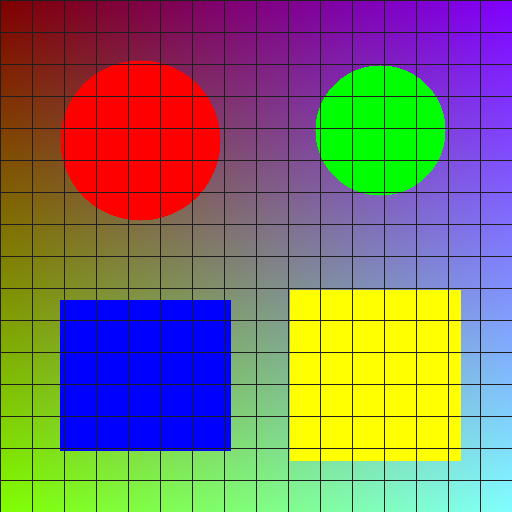
#> input picture input/input_image.png, 512 x 512 px
$ python filtering.py
#> lines starting #> are read from the running program, lines starting #| are printed output that depends on the picture; after the words box and inside, x2 and y2 are one past the last pixel; in counts of white or black regions, pixels touching at a corner belong together
### 1_Image_Filtering/common.py
import numpy as np
import cv2


def rgb_to_hsi(rgb):
    r = rgb[:, :, 0]
    g = rgb[:, :, 1]
    b = rgb[:, :, 2]

    I = (r + g + b) / 3.0
    mn = np.minimum(np.minimum(r, g), b)
    S = 1 - mn / np.maximum(I, 1e-10)
    S = np.where(I == 0, 0, S)

    num = 0.5 * ((r - g) + (r - b))
    den = np.sqrt((r - g) ** 2 + (r - b) * (g - b)) + 1e-10
    theta = np.degrees(np.arccos(np.clip(num / den, -1, 1)))
    H = np.where(b <= g, theta, 360 - theta)
    H = np.where(S == 0, 0, H)

    return np.dstack((H, S, I))


def hsi_to_rgb(hsi):
    H = hsi[:, :, 0]
    S = hsi[:, :, 1]
    I = hsi[:, :, 2]
    out = np.zeros_like(hsi)

    m1 = (H >= 0) & (H < 120)
    m2 = (H >= 120) & (H < 240)
    m3 = (H >= 240) & (H <= 360)

    for mask, start in [(m1, 0), (m2, 120), (m3, 240)]:
        h = np.radians(H - start)
        cos_val = np.cos(h) / np.maximum(np.cos(np.radians(60) - h), 1e-10)
        if start == 0:
            bb = I * (1 - S)
            rr = I * (1 + S * cos_val)
            gg = 3 * I - rr - bb
        elif start == 120:
            rr = I * (1 - S)
            gg = I * (1 + S * cos_val)
            bb = 3 * I - rr - gg
        else:
            gg = I * (1 - S)
            bb = I * (1 + S * cos_val)
            rr = 3 * I - gg - bb
        out[:, :, 0] = np.where(mask, rr, out[:, :, 0])
        out[:, :, 1] = np.where(mask, gg, out[:, :, 1])
        out[:, :, 2] = np.where(mask, bb, out[:, :, 2])

    return np.clip(out, 0, 1)


def apply_kernel(img, kernel):
    kh = kernel.shape[0]
    kw = kernel.shape[1]
    pad_h = kh // 2
    pad_w = kw // 2
    padded = np.pad(img, ((pad_h, pad_h), (pad_w, pad_w)), mode="edge")
    k = np.flip(kernel)
    res = np.zeros_like(img, dtype=np.float64)
    for a in range(kh):
        for b in range(kw):
            res += k[a, b] * padded[a:a + img.shape[0], b:b + img.shape[1]]
    return res


# [14 lines left out: function make_sample_image, not called in this run]

### 1_Image_Filtering/median_filter.py
import numpy as np


def median_filter(img, size=3):
    p = size // 2
    padded = np.pad(img, p, mode="edge")
    parts = []
    for a in range(size):
        for b in range(size):
            parts.append(padded[a:a + img.shape[0], b:b + img.shape[1]])
    return np.median(np.dstack(parts), axis=2)

### 1_Image_Filtering/mean_filter.py
import numpy as np
from common import apply_kernel


def mean_filter(img):
    k = np.ones((3, 3)) / 9.0
    return apply_kernel(img, k)

### 1_Image_Filtering/weighted_average_filter.py
import numpy as np
from common import apply_kernel


def weighted_filter(img):
    k = np.array([[1, 2, 1], [2, 4, 2], [1, 2, 1]], dtype=float) / 16.0
    return apply_kernel(img, k)

### 1_Image_Filtering/gaussian_filter.py
import numpy as np
from common import apply_kernel


def gaussian_kernel(size, sigma):
    ax = np.arange(size) - size // 2
    xx, yy = np.meshgrid(ax, ax)
    k = np.exp(-(xx ** 2 + yy ** 2) / (2 * sigma ** 2))
    return k / k.sum()


def gaussian_filter(img):
    return apply_kernel(img, gaussian_kernel(5, 1.0))

### 1_Image_Filtering/laplacian_filter.py
import numpy as np
from common import apply_kernel


def laplacian_filter(img):
    k = np.array([[0, 1, 0], [1, -4, 1], [0, 1, 0]], dtype=float)
    lap = apply_kernel(img, k)
    sharp = img - lap
    return sharp, lap

### 1_Image_Filtering/sobel_filter.py
import numpy as np
from common import apply_kernel


def sobel_filter(img):
    kx = np.array([[-1, 0, 1], [-2, 0, 2], [-1, 0, 1]], dtype=float)
    ky = np.array([[-1, -2, -1], [0, 0, 0], [1, 2, 1]], dtype=float)
    gx = apply_kernel(img, kx)
    gy = apply_kernel(img, ky)
    mag = np.sqrt(gx ** 2 + gy ** 2)
    return mag, gx, gy

### 1_Image_Filtering/prewitt_filter.py
import numpy as np
from common import apply_kernel


def prewitt_filter(img):
    kx = np.array([[-1, 0, 1], [-1, 0, 1], [-1, 0, 1]], dtype=float)
    ky = np.array([[-1, -1, -1], [0, 0, 0], [1, 1, 1]], dtype=float)
    gx = apply_kernel(img, kx)
    gy = apply_kernel(img, ky)
    mag = np.sqrt(gx ** 2 + gy ** 2)
    return mag, gx, gy

### 1_Image_Filtering/high_boost_filter.py
from mean_filter import mean_filter


def high_boost(img, A=2.0):
    blur = mean_filter(img)
    return A * img - blur

### 1_Image_Filtering/filtering.py
import os
import sys
import numpy as np
import cv2

sys.path.insert(0, os.path.dirname(os.path.abspath(__file__)))

from common import rgb_to_hsi, hsi_to_rgb, make_sample_image
from mean_filter import mean_filter
from weighted_average_filter import weighted_filter
from gaussian_filter import gaussian_filter
from median_filter import median_filter
from laplacian_filter import laplacian_filter
from sobel_filter import sobel_filter
from prewitt_filter import prewitt_filter
from high_boost_filter import high_boost


def main():
    base = os.path.dirname(os.path.abspath(__file__))
    root = os.path.dirname(base)
    in_path = os.path.join(root, "input", "input_image.png")
    out_dir = os.path.join(base, "outputs")
    os.makedirs(out_dir, exist_ok=True)

    if not os.path.exists(in_path):
        os.makedirs(os.path.dirname(in_path), exist_ok=True)
        make_sample_image(in_path)

    bgr = cv2.imread(in_path)
#> bgr is the input picture: shape (512, 512, 3); mean B, G, R 104.3, 115.3, 126.6
    rgb = cv2.cvtColor(bgr, cv2.COLOR_BGR2RGB).astype(np.float64) / 255.0
    if max(rgb.shape[:2]) > 512:
        rgb = cv2.resize(rgb, (512, 512))

    hsi = rgb_to_hsi(rgb)
    H = hsi[:, :, 0]
    S = hsi[:, :, 1]
    I = hsi[:, :, 2]

    def save_rgb(name, new_I):
        new_hsi = np.dstack((H, S, np.clip(new_I, 0, 1)))
        out = (hsi_to_rgb(new_hsi) * 255).astype(np.uint8)
        cv2.imwrite(os.path.join(out_dir, name), cv2.cvtColor(out, cv2.COLOR_RGB2BGR))
        print(name)

    def save_gray(name, arr):
        cv2.imwrite(os.path.join(out_dir, name), (np.clip(arr, 0, 1) * 255).astype(np.uint8))
        print(name)

    save_rgb("0_original.png", I)
#> in hsi_to_rgb, `m1 = (H >= 0) & (H < 120)`:
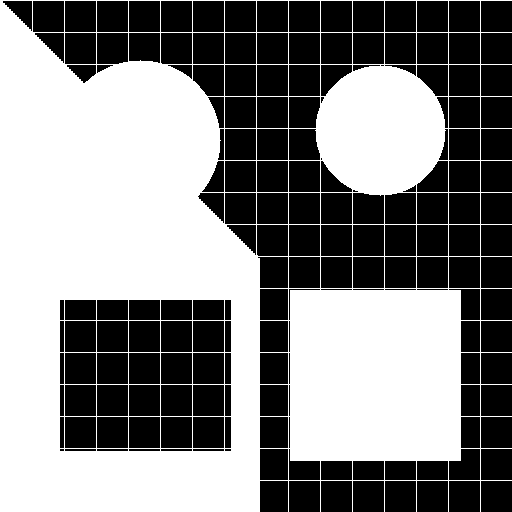
#> m1: shape (512, 512) bool; 51.4% white; 180 black regions (6 under 20 px), largest, box (x1, y1, x2, y2) and area: (33, 1, 64, 32) 961, (65, 1, 96, 32) 961, (97, 1, 128, 32) 961
#> in hsi_to_rgb, `m2 = (H >= 120) & (H < 240)`: m2: shape (512, 512) bool; 12.4% white; 48 white regions, largest, box (x1, y1, x2, y2) and area: (481, 289, 512, 320) 961, (481, 321, 512, 352) 961, (481, 353, 512, 384) 961
#> in hsi_to_rgb, `m3 = (H >= 240) & (H <= 360)`:
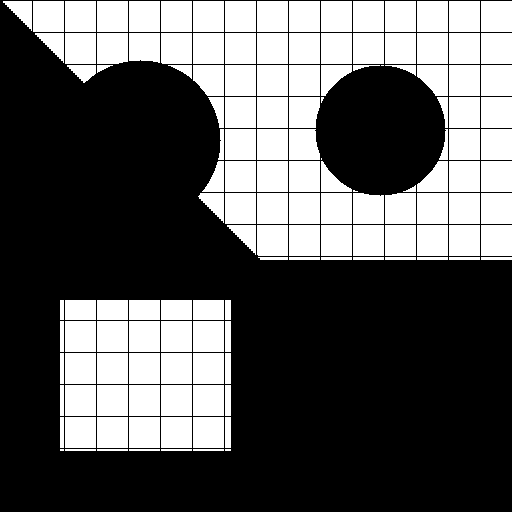
#> m3: shape (512, 512) bool; 36.3% white; 140 white regions (6 under 20 px), largest, box (x1, y1, x2, y2) and area: (33, 1, 64, 32) 961, (65, 1, 96, 32) 961, (97, 1, 128, 32) 961
#> the loop in hsi_to_rgb, `for mask, start in [(m1, 0), (m2, 120), (m3, 240)]:` made 3 passes
#> start on passes 1 to 3: 0, 120, 240
#> pass 1, in hsi_to_rgb, `rr = I * (1 + S * cos_val)`:
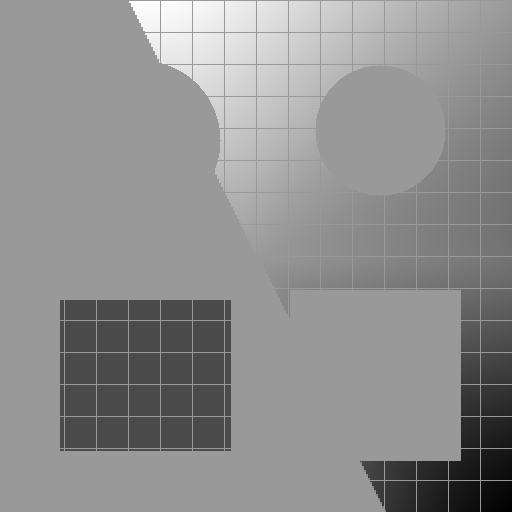
#> rr: shape (512, 512) float64; min -3.29e+09, max 2.17e+09, mean -207850628; drawn with min black and max white
    cv2.imwrite(os.path.join(out_dir, "0_hsi_channels.png"),
                np.hstack([(H / 360 * 255).astype(np.uint8),
                           (S * 255).astype(np.uint8),
                           (I * 255).astype(np.uint8)]))

    save_rgb("1_mean_filter.png", mean_filter(I))
#> after the loop in apply_kernel, `for a in range(kh):`:
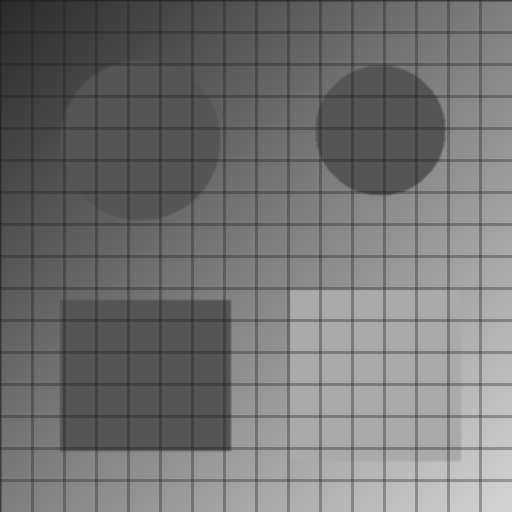
#> res: shape (512, 512) float64; min 0.123, max 0.831, mean 0.453
#> the loop in hsi_to_rgb (call 2), `for mask, start in [(m1, 0), (m2, 120), (m3, 240)]:` made 3 passes
#> pass 1, in hsi_to_rgb (call 2), `gg = 3 * I - rr - bb`:
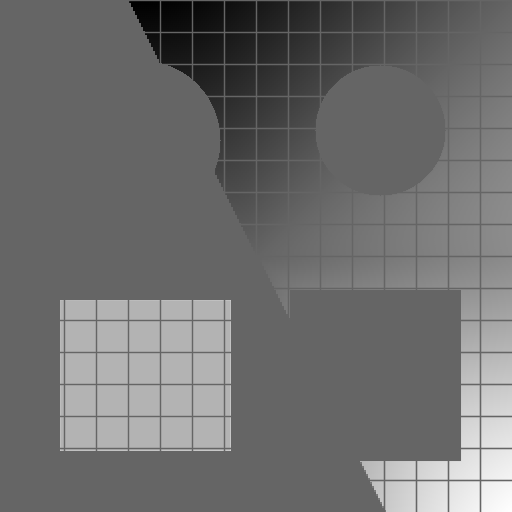
#> gg: shape (512, 512) float64; min -2.18e+09, max 3.29e+09, mean 202184108.9; drawn with min black and max white
#> after the loop in hsi_to_rgb (call 2), `for mask, start in [(m1, 0), (m2, 120), (m3, 240)]:`:
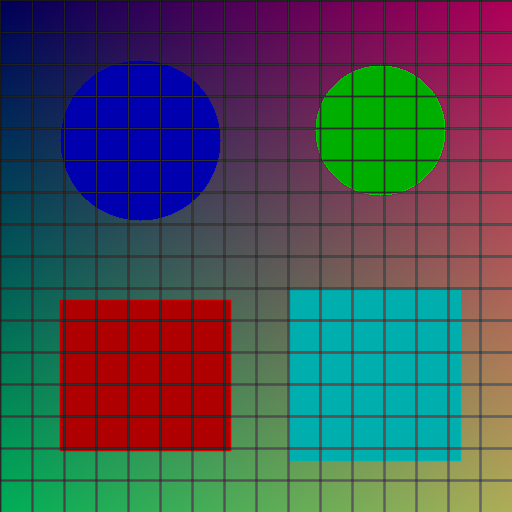
#> out: shape (512, 512, 3) float64; mean of channels 0, 1, 2 0.495, 0.452, 0.41; drawn with min black and max white
    save_rgb("2_weighted_average_filter.png", weighted_filter(I))
#> the loop in hsi_to_rgb (call 3), `for mask, start in [(m1, 0), (m2, 120), (m3, 240)]:` made 3 passes
#> pass 2, in hsi_to_rgb (call 3), `cos_val = np.cos(h) / np.maximum(np.cos(np.radians(60) - h), 1e-10)`:
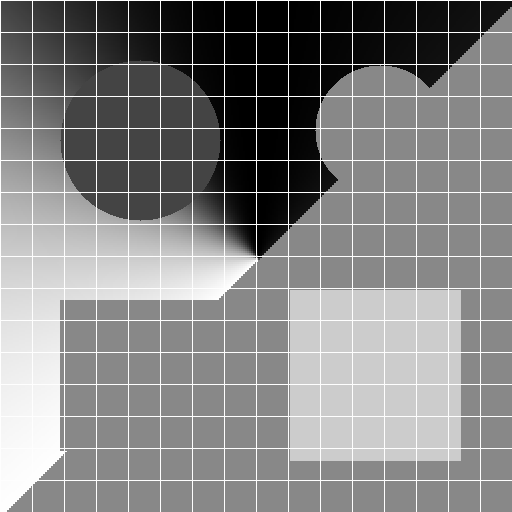
#> cos_val: shape (512, 512) float64; min -1e+10, max 8.66e+09, mean -315594110; drawn with min black and max white
    save_rgb("3_gaussian_filter.png", gaussian_filter(I))
    save_rgb("4_median_filter.png", median_filter(I, 3))
#> after the loop in median_filter, `for a in range(size):`: parts = 9 items

    sharp, lap = laplacian_filter(I)
    save_rgb("5_laplacian_sharpened.png", sharp)
    save_gray("5b_laplacian_edge.png", np.abs(lap))

    sob, gx, gy = sobel_filter(I)
    save_gray("6_sobel_edge.png", sob)
    save_rgb("6b_sobel_on_intensity.png", sob)

    pre, gx2, gy2 = prewitt_filter(I)
    save_gray("7_prewitt_edge.png", pre)

    save_rgb("8_high_boost_A2.0.png", high_boost(I, 2.0))
    save_rgb("9_high_boost_A2.5.png", high_boost(I, 2.5))

    rng = np.random.default_rng(42)
    noisy = I.copy()
    mask = rng.random(I.shape)
    noisy[mask < 0.015] = 0
    noisy[(mask >= 0.015) & (mask < 0.03)] = 1.0
    save_rgb("10_noisy_salt_pepper.png", noisy)
    save_rgb("11_median_on_salt_pepper.png", median_filter(noisy, 3))

    noisy2 = np.clip(I + rng.normal(0, 0.08, I.shape), 0, 1)
    save_rgb("12_noisy_gaussian.png", noisy2)
    save_rgb("13_mean_on_gaussian_noise.png", mean_filter(noisy2))

    print("done")


if __name__ == "__main__":
    main()
